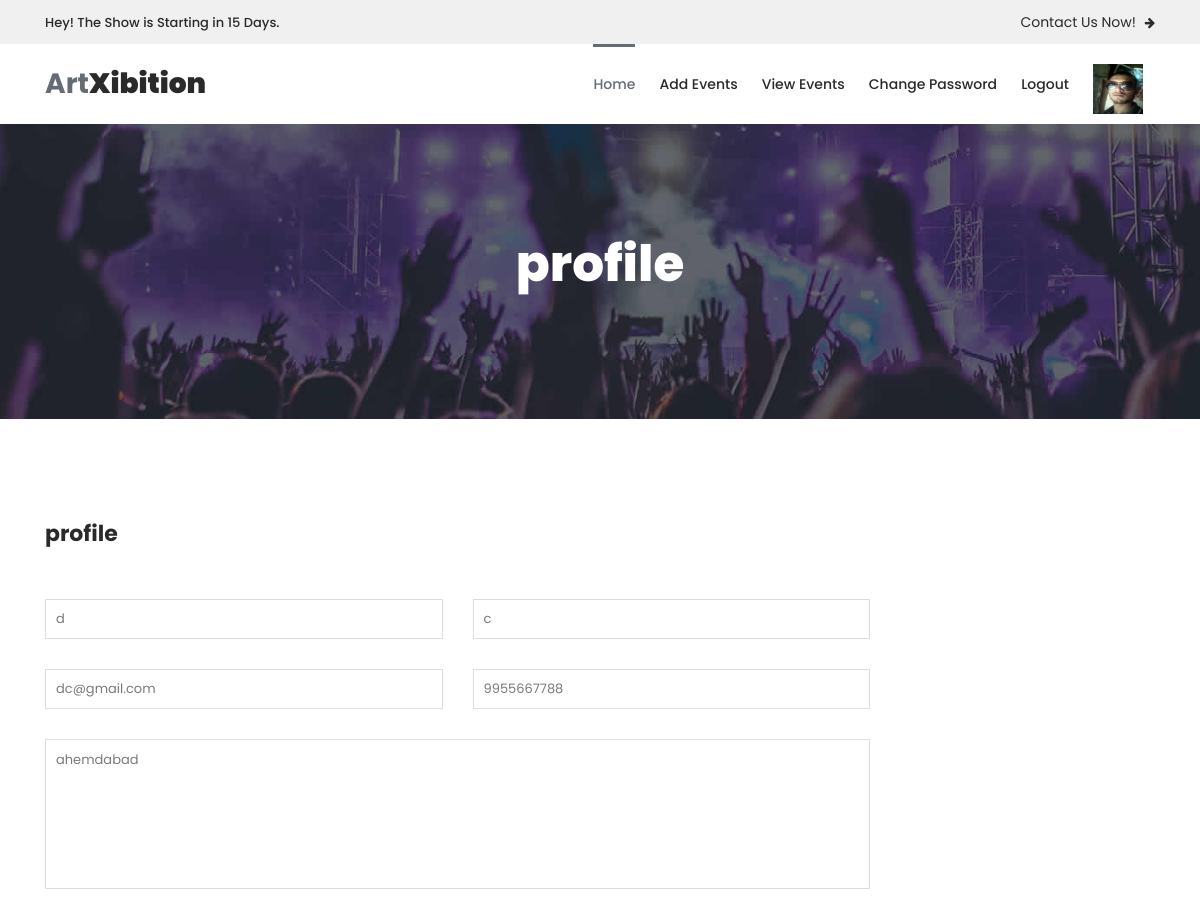
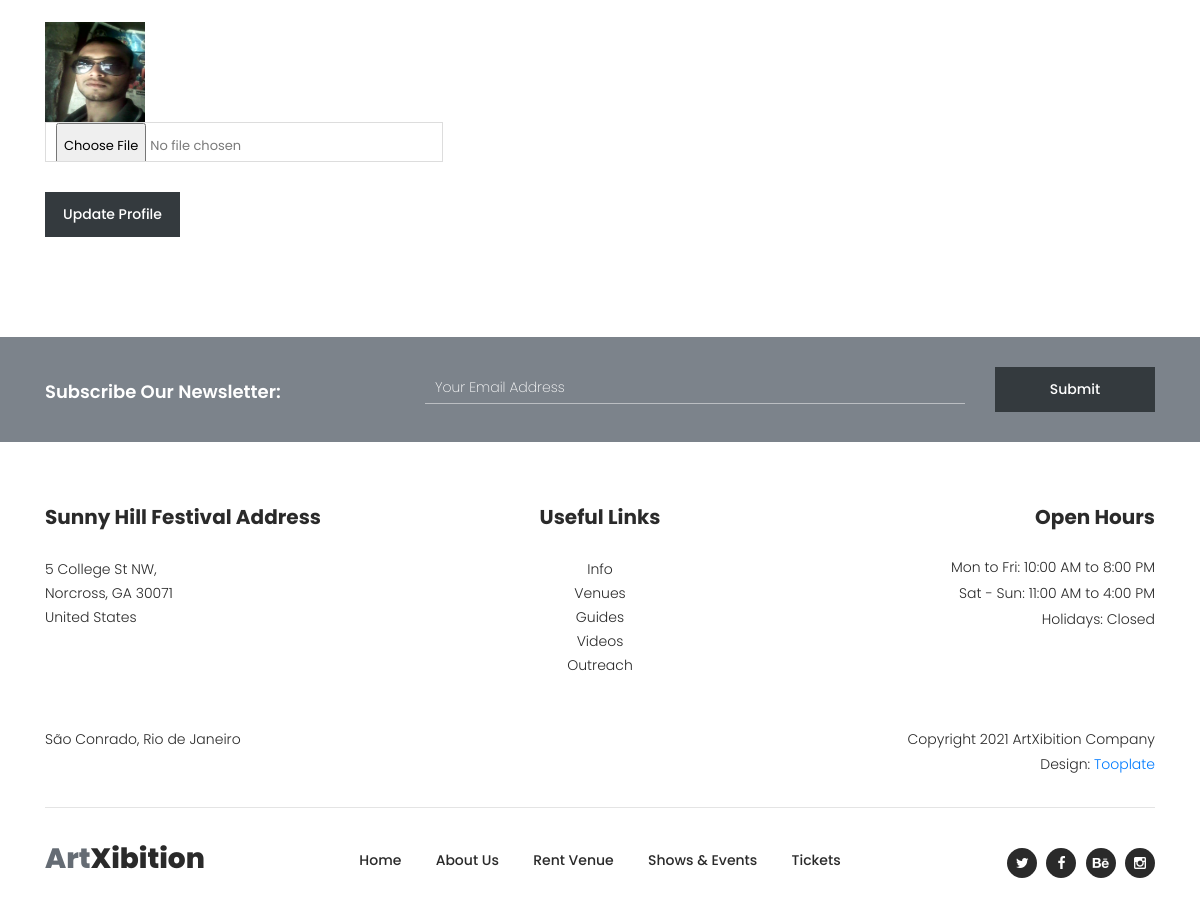
The app's page /profile/ (signed in) with its own data (2 pictures, top to bottom).
### myapp/models.py (models this page shows, shortened)
class User(models.Model):
	fname=models.CharField(max_length=100)
	lname=models.CharField(max_length=100)
	email=models.EmailField()
	mobile=models.PositiveIntegerField()
	address=models.TextField()
	password=models.CharField(max_length=100)
	usertype=models.CharField(max_length=100,default="user")
	profile_picture=models.ImageField(upload_to="profile_picture/",default="")
	usertype=models.CharField(max_length=100,default="user")

### myapp/views.py (the view)
# urls.py: path('profile/',views.profile,name='profile'),
def profile(request):
	user=User.objects.get(email=request.session['email'])
	if request.method=="POST":
		user.fname=request.POST['fname']
		user.lname=request.POST['lname']
		user.mobile=request.POST['mobile']
		user.address=request.POST['address']
		try:
			user.profile_picture=request.FILES['profile_picture']
		except:
			pass
		user.save()
		request.session['profile_picture']=user.profile_picture.url
		msg="Profile Updated Successfully"
		if user.usertype=="user":
			return render(request,'profile.html',{'user':user,'msg':msg})
		else:
			return render(request,'manager-profile.html',{'user': user})
	else:
		if user.usertype=="user":
			return render(request,'profile.html',{'user': user})
		else:
			return render(request,'manager-profile.html',{'user': user})

### myapp/templates/manager-profile.html (shortened to what this page needs)
{% extends 'manager-header.html' %}
{% load static%}
{% block content %}
<!DOCTYPE html>
<html lang="en">
  <head>
   </head>
     <body>
    <div class="page-heading-rent-venue">
        <div class="container">
            <div class="row">
                <div class="col-lg-12">
                    <h2>profile</h2>
                </div>
            </div>
        </div>
    </div>
    <div class="rent-venue-application">
        <div class="container">
            <div class="row">
                <div class="col-lg-9">
                    <div class="heading-text">
                        <h4>profile</h4>
                    </div>
                     <div class="contact-form">
                        <form id="contact" action="{% url 'profile' %}" method="post" enctype="multipart/form-data">
                             <div class="row">
                             <div class="col-md-6 col-sm-12">
                              <fieldset>
                                <input name="fname" type="text" id="name" value="{{user.fname}}">
                              </fieldset>
                            </div>
                            <div class="col-md-6 col-sm-12">
                              <fieldset>
                                <input name="lname" type="text" id="name" value="{{user.lname}}">
                              </fieldset>
                            </div>
                            <div class="col-md-6 col-sm-12">
                              <fieldset>
                                <input name="email" type="text" id="email" value="{{user.email}}" readonly>
                              </fieldset>
                            </div>
                            <div class="col-md-6 col-sm-12">
                              <fieldset>
                                <input name="mobile" type="text" id="phone-number"  value="{{user.mobile}}">
                              </fieldset>
                            </div>
                            <div class="col-lg-12">
                              <fieldset>
                                <textarea name="address" rows="6" id="about-event-hosting">{{user.address}}
                                </textarea>
                              </fieldset>
                            </div>
                            <div class="col-lg-12">
                              <fieldset>
                                <img src="{{user.profile_picture.url}}" style="width:100px;height: 100px;">
                              </fieldset>
                            </div>
                            <div class="col-md-6 col-sm-12">
                              <fieldset>
                                <input name="profile_picture" type="file" id="phone-number" placeholder="cpassword*" required="">
                              </fieldset>
                            </div>
                            <div class="col-lg-12">
                              <fieldset>
                                <button type="submit" id="form-submit" class="main-dark-button">Update profile</button>
                              </fieldset>
                            </div>
                          </div>
                        </form>
                    </div>
                </div>
            </div>
        </div>
    </div>
    <div class="subscribe">
        <div class="container">
            <div class="row">
                <div class="col-lg-4">
                    <h4>Subscribe Our Newsletter:</h4>
                </div>
                <div class="col-lg-8">
                    <form id="subscribe" action="" method="get">
                        <div class="row">
                          <div class="col-lg-9">
                            <fieldset>
                              <input name="email" type="text" id="email" pattern="[^ @]*@[^ @]*" placeholder="Your Email Address" required="">
                            </fieldset>
                          </div>
                          <div class="col-lg-3">
                            <fieldset>
                              <button type="submit" id="form-submit" class="main-dark-button">Submit</button>
                            </fieldset>
                          </div>
                        </div>
                    </form>
                </div>
            </div>
        </div>
    </div>
 </body>
</html>
{% endblock %}

### myapp/static/assets/css/tooplate-artxibition.css (style rules this page uses)
html, body, div, span, applet, object, iframe, h1, h2, h3, h4, h5, h6, p, blockquote, div pre, a, abbr, acronym, address, big, cite, code, del, dfn, em, font, img, ins, kbd, q, s, samp, small, strike, strong, sub, sup, tt, var, b, u, i, center, dl, dt, dd, ol, ul, li, figure, header, nav, section, article, aside, footer, figcaption { margin: 0; padding: 0; border: 0; outline: 0; }
* { box-sizing: border-box; }
html, body { font-family: 'Poppins', sans-serif; font-weight: 400; background-color: #fff; font-size: 16px; -ms-text-size-adjust: 100%; -webkit-font-smoothing: antialiased; -moz-osx-font-smoothing: grayscale; }
h1, h2, h3, h4, h5, h6 { margin-top: 0px; margin-bottom: 0px; }
h4 { line-height: 30px; }
html, body { background: #fff; font-family: 'Poppins', sans-serif; }
.subscribe { background-color: #7c838b; padding: 30px 0px; }
.subscribe h4 { font-size: 18px; color: #fff; font-weight: 600; margin-top: 10px; }
.subscribe form input { padding: 5px 10px; width: 100%; background-color: transparent; border-top: none; border-left: none; border-right: none; border-bottom: 1px solid rgba(250,250,250,0.5); outline: none; font-size: 14px; color: #fff; font-weight: 200; margin-top: 5px; }
.subscribe form .main-dark-button { display: inline-block; font-size: 14px; padding: 12px 18px; background-color: #343a3e; color: #fff; text-align: center; font-weight: 500; text-transform: capitalize; transition: all .3s; border: none; outline: none; width: 100%; }
.page-heading-rent-venue { background-image: url(../images/rent_venue_bg.jpg); background-size: cover; background-repeat: no-repeat; padding: 110px 0px; text-align: center; }
.page-heading-rent-venue h2 { font-size: 50px; color: #fff; font-weight: 800; margin-bottom: 15px; }
.rent-venue-application { margin: 100px 0px; }
.rent-venue-application .heading-text h4 { font-size: 22px; font-weight: 700; color: #2a2a2a; margin-bottom: 50px; }
.rent-venue-application .contact-form input, .rent-venue-application .contact-form textarea, select { color: #7a7a7a; font-size: 13px; border: 1px solid #ddd; background-color: #fff; width: 100%; height: 40px; outline: none; line-height: 40px; padding: 0px 10px; -webkit-appearance: none; -moz-appearance: none; appearance: none; margin-bottom: 30px; }
.rent-venue-application .contact-form textarea { height: 150px; resize: none; }
.rent-venue-application .contact-form ::placeholder { color: #7a7a7a; }
.rent-venue-application form .main-dark-button { display: inline-block; font-size: 14px; padding: 12px 18px; background-color: #343a3e; color: #fff; text-align: center; font-weight: 500; text-transform: capitalize; transition: all .3s; border: none; outline: none; }

### records on screen
User: fname "d", lname "c", email "dc@gmail.com", mobile "9955667788", address "ahemdabad", profile_picture (picture)
